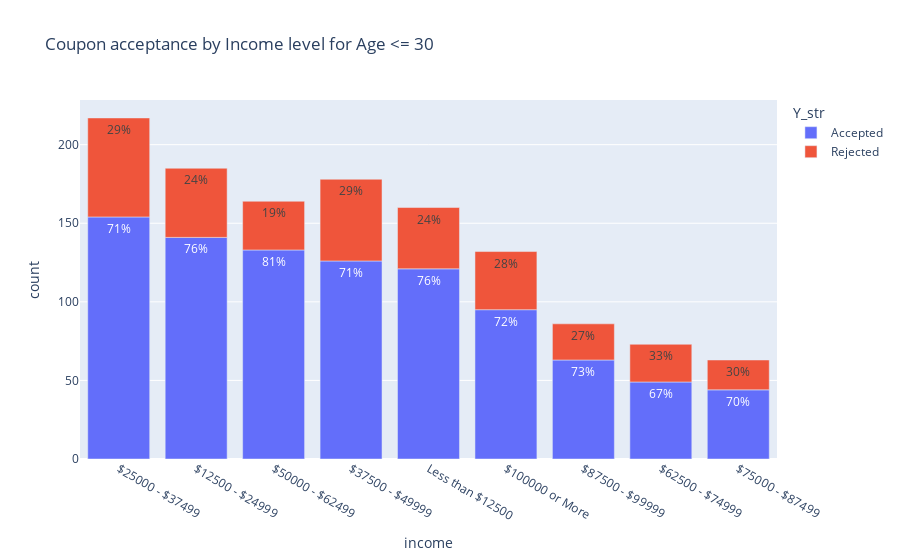

Notebook cell for this chart:
### Markdown cell above
#### 3. Let's check the rate of acceptance when drivers are relatively young (age 30 and below) for all income brackets

### Code cell
# age_num: 20, 21, 26, 31, 36, 41, 46, 51, 
# income_num: 12499, 12500, 25000, 37500, 50000, 62500, 75000, 87500, 100000, 
# Y_str: Accepted, Rejected,

age_lte_30 = 'age_num <= 30'

fig3_df = ff_coupons.query(age_lte_30).groupby(['income', 'Y_str'])[['Y']].count().rename(columns= {'Y': 'count'})

# We will create %val colunm for annotation
fig3_df['percent_val'] =  ((fig3_df / fig3_df.groupby(['income'])[['count']].sum()) * 100).round(0).astype(int).astype(str) + '%'

# Reset index 
fig3_df = fig3_df.reset_index().sort_values(by='count', ascending=False)

fig3 = px.bar(fig3_df, x="income", y="count", color="Y_str", 
             text="percent_val", title="Coupon acceptance by Income level for Age <= 30")

fig3.show()

# Save figure in images directory
fig3.write_image('images/FF_coupon_acceptance_by_IncomeLevel.png')

### Figure 1 — Plotly figure (JSON) as saved in the notebook; plotly's stock layout.template omitted (floating-point values rounded to 4 significant figures)
{"data": [{"alignmentgroup": "True", "hovertemplate": "Y_str=Accepted<br>income=%{x}<br>count=%{y}<br>percent_val=%{text}<extra></extra>", "legendgroup": "Accepted", "marker": {"color": "#636efa", "pattern": {"shape": ""}}, "name": "Accepted", "offsetgroup": "Accepted", "orientation": "v", "showlegend": true, "text": ["71%", "76%", "81%", "71%", "76%", "72%", "73%", "67%", "70%"], "textposition": "auto", "type": "bar", "x": ["$25000 - $37499", "$12500 - $24999", "$50000 - $62499", "$37500 - $49999", "Less than $12500", "$100000 or More", "$87500 - $99999", "$62500 - $74999", "$75000 - $87499"], "xaxis": "x", "y": [154, 141, 133, 126, 121, 95, 63, 49, 44], "yaxis": "y"}, {"alignmentgroup": "True", "hovertemplate": "Y_str=Rejected<br>income=%{x}<br>count=%{y}<br>percent_val=%{text}<extra></extra>", "legendgroup": "Rejected", "marker": {"color": "#EF553B", "pattern": {"shape": ""}}, "name": "Rejected", "offsetgroup": "Rejected", "orientation": "v", "showlegend": true, "text": ["29%", "29%", "24%", "24%", "28%", "19%", "33%", "27%", "30%"], "textposition": "auto", "type": "bar", "x": ["$25000 - $37499", "$37500 - $49999", "$12500 - $24999", "Less than $12500", "$100000 or More", "$50000 - $62499", "$62500 - $74999", "$87500 - $99999", "$75000 - $87499"], "xaxis": "x", "y": [63, 52, 44, 39, 37, 31, 24, 23, 19], "yaxis": "y"}], "layout": {"barmode": "relative", "legend": {"title": {"text": "Y_str"}, "tracegroupgap": 0}, "title": {"text": "Coupon acceptance by Income level for Age <= 30"}, "xaxis": {"anchor": "y", "domain": [0, 1], "title": {"text": "income"}}, "yaxis": {"anchor": "x", "domain": [0, 1], "title": {"text": "count"}}}}
